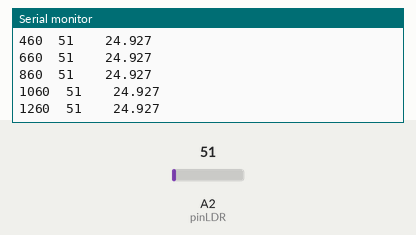
The sketch below on a simulated Arduino Uno, built with avr-gcc and run on an emulated ATmega328P. On the bench: the last lines printed to the serial monitor. The test bench sets the inputs (shaded band); at power-on: A2 (pinLDR) = 51.

Above: at 1.4 s.
1.5 s: A2 (pinLDR) set to 61
At 1.62 s:
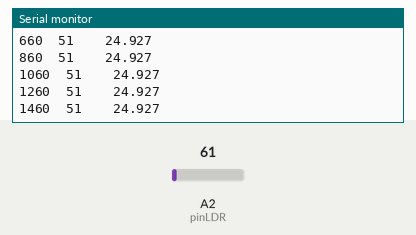
3.0 s: A2 (pinLDR) set to 71
At 3.02 s:
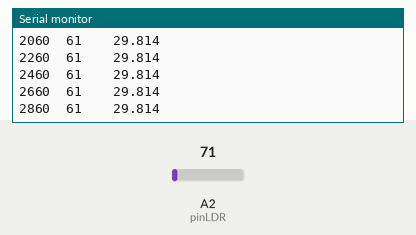
Timing chart, 0 to 6.0 s (numbered marks = the images above; inputs shaded):
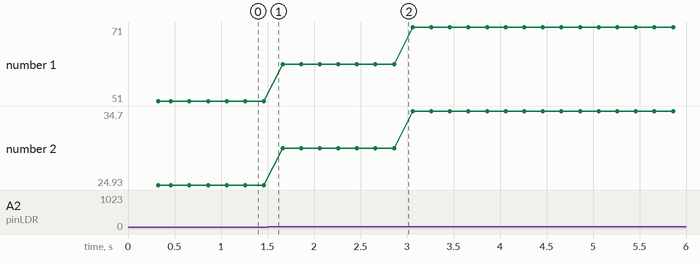

The sketch:

lab-03-parte2-adc-potenciometro1.ino
```cpp
// === DEFINICIÓN DE PINES ===
/*
Se toma el pin A1 para conectar el potenciometro,
aunque también se puede usar A0, A2, A3, A4 o A5.
El código es el mismo, solo cambia la constante pinLDR.
*/
const int pinLDR = A2;   // Cursor del potenciómetro — rango 0 a 5 V

// === VARIABLES GLOBALES ===
/*
para controlar la frecuencia de muestreo y evitar saturar el Serial Monitor.
el tiempoDisplay se actualiza cada vez que se muestra un nuevo valor, y el intervalo
se establece en 200 ms para una frecuencia de muestreo de 5 Hz (5 muestras por segundo).

*/
unsigned long tiempoDisplay = 0;
const unsigned long INTERVALO_DISPLAY = 200;   // Muestreo cada 200 ms (5 Hz)

// === CONFIGURACIÓN ===
void setup() {
  Serial.begin(9600);
  Serial.println("==========================================");
  Serial.println("  Lab 3 — Parte 4: Sensor de Temperatura LM35 — Lectura Directa");
  Serial.println("==========================================");
  Serial.println();
  Serial.println("Gire el potenciometro y observe el cambio");
  Serial.println("en los valores brutos y de voltaje.");
  Serial.println();
  // Encabezado tabular para Serial Monitor (columnas separadas por tabulación)
  Serial.println("t(ms)\traw(0-1023)\tvoltaje(V)");
  Serial.println("------------------------------------------");

}

// === BUCLE PRINCIPAL ===
/*
si INTERVALO_DISPLAY es 200 ms, el programa leerá el valor del ADC
 y actualizará el Serial Monitor cada 200 ms, lo que corresponde a
 una frecuencia de muestreo de 5 Hz. Esto permite observar los cambios
 en el valor del potenciómetro sin saturar la salida serial con demasiados datos.
*/
void loop() {
  if ((millis() - tiempoDisplay) >= INTERVALO_DISPLAY) {
    tiempoDisplay = millis();

    // Lectura bruta del ADC: número entero 0–1023 proporcional al voltaje
    // 0 corresponde a 0 V (GND), 1023 corresponde a 5.00 V (VCC)
    int rawADC = analogRead(pinLDR);

    // Conversión a voltaje físico
    // Nota: se usa 1023.0 (no 1024.0) porque el ADC produce 1024 niveles
    // de 0 a 1023, y el nivel 1023 corresponde exactamente a V_ref = 5.00 V
    float voltaje = rawADC * (500.0 / 1023.0);

    Serial.print(millis());
    Serial.print("\t");
    Serial.print(rawADC);
    Serial.print("\t\t");
    Serial.println(voltaje, 3);   // 3 decimales: resolución visual ~1 mV
  }
}
```

Measured:
- plotted number 1: 51 → 61 after the input at 1.5 s, 61 → 71 after the input at 3.0 s
- plotted number 2: 24.93 → 29.81 after the input at 1.5 s, 29.81 → 34.7 after the input at 3.0 s
